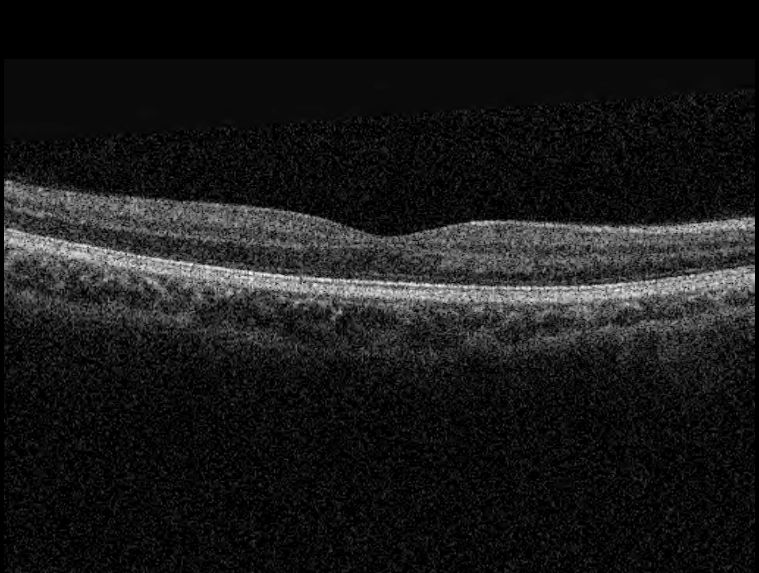
#> input picture graduation_project/clear_img.jpeg, 759 x 573 px
$ python ImageProcess.py
#> lines starting #> are read from the running program, lines starting #| are printed output that depends on the picture
#!/usr/bin/env python
# encoding: utf-8

"""
@version: python3
@author: JK_DONG
@software: PyCharm
@file: ImageProcess.py
@time: 2019-01-16 17:12
"""


import cv2
import numpy as np
from matplotlib import pyplot as plt
import random


class ImageMethod:

    # [44 lines left out: function add_random_offset_test, not called in this run]

    # 为多张图像添加随机偏移 并保存偏移的图片和每张图片的偏移量
    def add_random_offset(self, image):

        img_num = 55
        rows, cols = image.shape[0:2]
        img_offset = []
        offset_data = []
        offset_xy = []
        for i in range(img_num):
            if i == 0:
                rand_x = 0
                rand_y = 0
            else:
                rand_x = random.randint(-25, 25)
                rand_y = random.randint(-25, 25)
            offset_xy.append(rand_x)
            offset_xy.append(rand_y)
            offset_data.append(offset_xy[2*i:2*i+2])
            h = np.float32([[1, 0, rand_x], [0, 1, rand_y]])
            img_offset.append(cv2.warpAffine(image, h, (cols, rows)))
            filename_plt = "img_" + str(i+1) + "_offset_" + str(rand_x) + "_" + str(rand_y)
            filename_jpeg = filename_plt + ".jpeg"
            cv2.imwrite(filename_jpeg, img_offset[i])
        cv2.waitKey()
        return img_offset, offset_data


if __name__ == "__main__":

    method = ImageMethod()
    img_offset = []
    offset_data = []
    img_clear = cv2.imread('clear_img.jpeg', flags=0)
#> img_clear is the input picture: shape (573, 759); min 0, max 254, mean 25.1
    img_offset, offset_data = method.add_random_offset(img_clear)
#> the loop in add_random_offset, `for i in range(img_num):` made 55 passes
#> pass 2, in add_random_offset, `cv2.imwrite(filename_jpeg, img_offset[i])`:
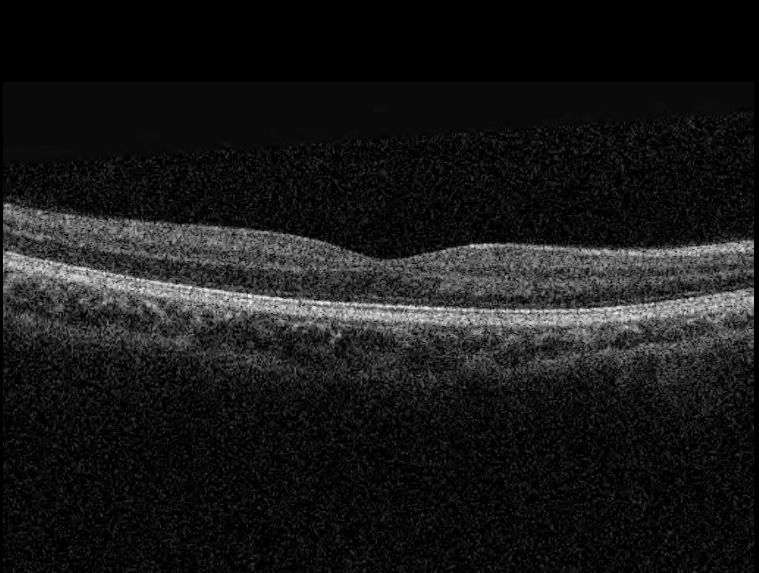
#> saved as img_2_offset_-1_23.jpeg: shape (573, 759); min 0, max 254, mean 24.8
#> after the loop in add_random_offset, `for i in range(img_num):`: img_offset = 55 items; offset_data = 55 pairs, first value -25 to 25, second value -23 to 25; offset_xy = 110 values, max 25 at index 10, min -25 at index 50, mean -0.418
#> img_offset = 55 items
    for i in range(55):
        print("第" + str(i+1) + "幅图片的偏移量列表为：", offset_data[i])
#> this loop made 55 passes
#| 第1幅图片的偏移量列表为： [0, 0]
#| 第2幅图片的偏移量列表为： [-1, 23]
#| 第3幅图片的偏移量列表为： [1, -23]
#| 第4幅图片的偏移量列表为： [-9, 7]
#| 第5幅图片的偏移量列表为： [6, 0]
#| 第6幅图片的偏移量列表为： [25, -6]
#| 第7幅图片的偏移量列表为： [5, -3]
#| 第8幅图片的偏移量列表为： [12, -12]
#> (further printed lines are left out)
